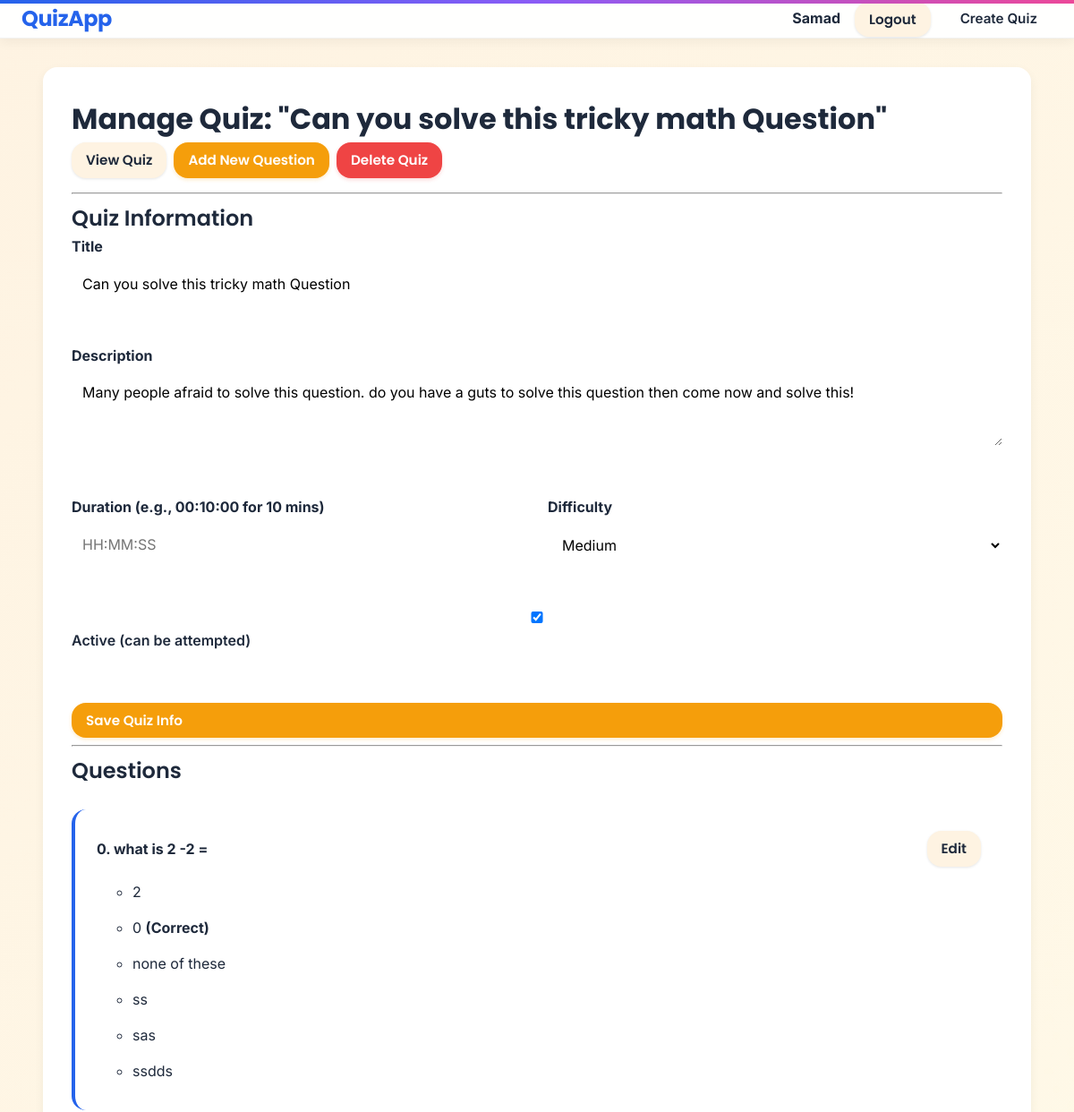
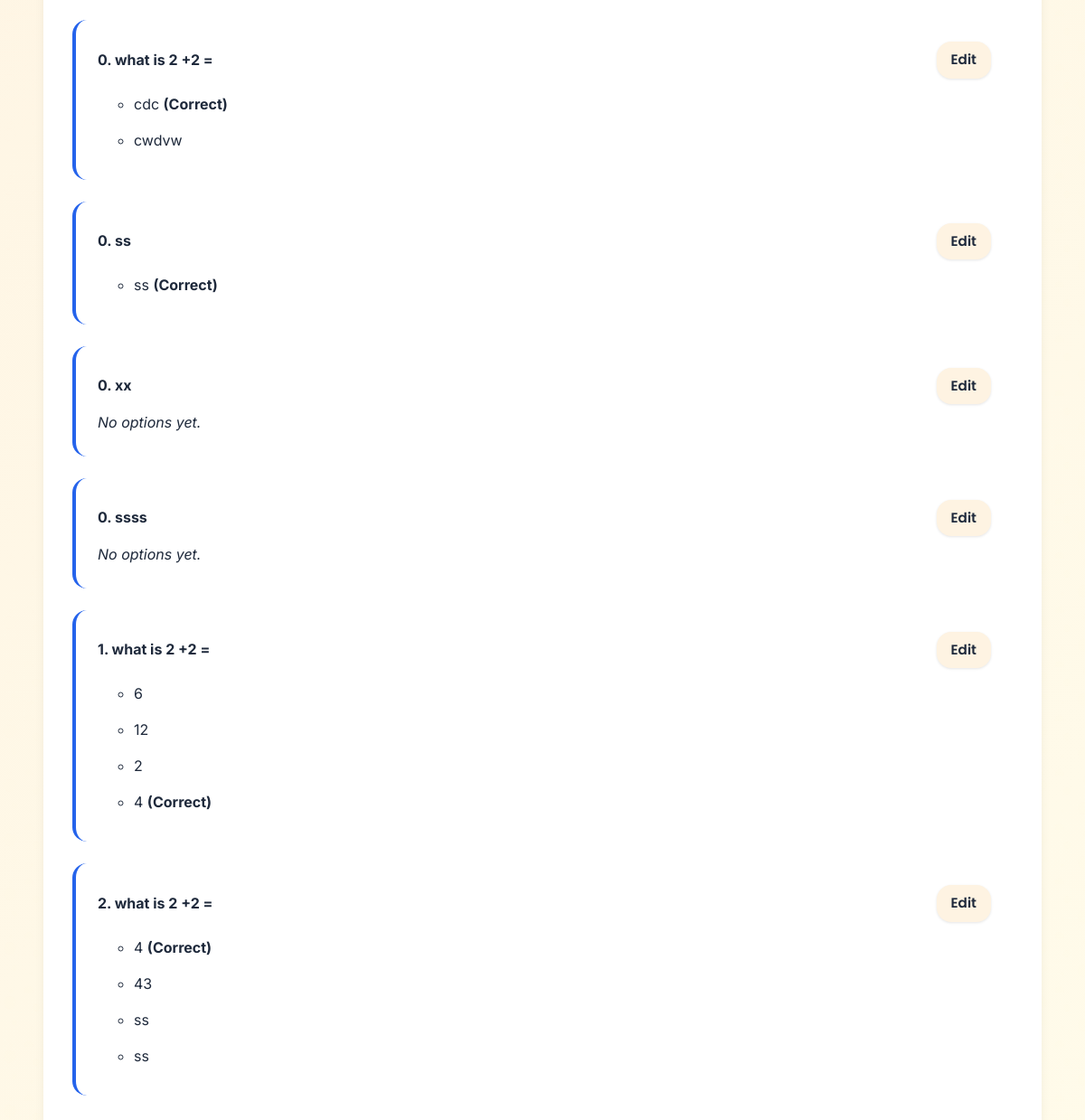
The page /quiz/2/manage/ (signed in) on the database its author committed (2 pictures, top to bottom).
### app/models.py (models this page shows, shortened)
class Quizes(models.Model):
    title = models.CharField(max_length=200)
    description = models.TextField(blank=True, null=True)
    created_by = models.ForeignKey(User, on_delete=models.SET_NULL, null=True, blank=True)
    created_at = models.DateTimeField(auto_now_add=True)
    duration = models.DurationField(default=timedelta(minutes=10))  # Quiz time limit
    difficulty = models.CharField(max_length=1, choices=DIFFICULT_CHOICES, default="M")
    is_active = models.BooleanField(default=True) #can be attempt
    available_until = models.DateTimeField(null=True, blank=True)

class Question(models.Model):
    quiz = models.ForeignKey(Quizes, on_delete=models.CASCADE, related_name="questions")
    text = models.CharField(max_length=500)  # use CharField for question text
    order = models.IntegerField(default=0)   # fixed: removed extra ".models"

class Option(models.Model):
    question = models.ForeignKey(Question, on_delete=models.CASCADE, related_name="options")
    text = models.CharField(max_length=100)
    is_correct = models.BooleanField(default=False)
    feedback = models.TextField(blank=True, null=True)

### app/views.py (the view)
# urls.py: path("quiz/<int:pk>/manage/", QuizManagementView.as_view(), name="quiz-manage"),
@method_decorator(login_required, name='dispatch')
class QuizManagementView(DetailView):
    model = Quizes
    template_name = 'app/quiz_manage.html'
    context_object_name = 'quiz'
    def get_object(self, queryset=None):
        obj = super().get_object(queryset)
        if obj.created_by != self.request.user and not self.request.user.is_superuser:
            raise PermissionDenied
        return obj
    def get_context_data(self, **kwargs):
        context = super().get_context_data(**kwargs)
        context['questions'] = self.object.questions.all().order_by('order')
        return context

### app/templates/app/quiz_manage.html (shortened to what this page needs)
{% extends 'base.html' %}
{% block content %}
<div class="container">
  <div class="quiz-manage-card">
    <h1>Manage Quiz: "{{ quiz.title }}"</h1>
    <div class="quiz-actions">
      <a href="{% url 'quiz-detail' quiz.pk %}" class="btn btn-secondary">View Quiz</a>
      <a href="{% url 'quiz-question-create' quiz.pk %}" class="btn btn-primary">Add New Question</a>
      <a href="{% url 'quiz-delete' quiz.pk %}"
        data-confirm-delete
        data-title="{{ quiz.title }}"
        class="btn btn-danger">
        Delete Quiz
      </a>
    </div>
    <hr>
    <h2>Quiz Information</h2>
    <form method="post" action="{% url 'quiz-update' quiz.pk %}" class="quiz-info-form">
      <div class="form-group">
        <label for="id_title"><strong>Title</strong></label>
        <input type="text" name="title" value="{{ quiz.title }}" id="id_title" required class="form-input">
      </div>
      <div class="form-group">
        <label for="id_description"><strong>Description</strong></label>
        <textarea name="description" id="id_description" rows="3" class="form-textarea">{{ quiz.description }}</textarea>
      </div>
      <div class="form-row">
        <div class="form-group">
          <label for="id_duration"><strong>Duration (e.g., 00:10:00 for 10 mins)</strong></label>
          <input type="text" name="duration" value="{{ quiz.duration|date:'H:i:s' }}" id="id_duration" placeholder="HH:MM:SS" class="form-input">
        </div>
        <div class="form-group">
          <label><strong>Difficulty</strong></label>
          <select name="difficulty" id="id_difficulty" class="form-select">
            <option value="M" {% if quiz.difficulty == 'M' %}selected{% endif %}>Medium</option>
          </select>
        </div>
      </div>
      <div class="form-group">
        <label>
          <input type="checkbox" name="is_active" value="true" {% if quiz.is_active %}checked{% endif %}>
          Active (can be attempted)
        </label>
      </div>
      <button type="submit" class="btn btn-primary">Save Quiz Info</button>
    </form>
    <hr>
    <h2>Questions</h2>
    {% if questions %}
      <ol class="questions-list">
      {% for q in questions %}
        <li class="question-item">
          <div class="question-header">
            <strong>{{ q.order }}. {{ q.text }}</strong>
            <a href="{% url 'question-update' q.pk %}" class="btn btn-sm btn-secondary">Edit</a>
          </div>
          {% if q.options.exists %}
            <ul class="options-list">
            {% for opt in q.options.all %}
              <li class="option-item">
                {{ opt.text }} {% if opt.is_correct %}<strong>(Correct)</strong>{% endif %}
              </li>
            {% endfor %}
            </ul>
          {% else %}
            <p class="text-muted">No options yet.</p>
          {% endif %}
        </li>
      {% endfor %}
      </ol>
    {% else %}
      <p>No questions yet.</p>
    {% endif %}
  </div>
</div>
{% endblock %}

### app/templates/base.html (shortened to what this page needs)
<!DOCTYPE html>
{% load static %}
<html lang="en">
<head>
    <link rel="stylesheet" href="{% static 'app/css/style.css' %}">
</head>
<body>
    <nav class="nav">
        <div class="container nav-inner">
            <a href="{% url 'quiz-list' %}" class="nav-brand">QuizApp</a>
            <ul class="nav-links">
                {% if user.is_authenticated %}
                    <li><span><strong>{{ user.username }}</strong></span></li>
                    <li>
                        <form method="post" action="{% url 'logout' %}" style="display:inline;">
                            <button type="submit" class="btn btn-sm btn-secondary">Logout</button>
                        </form>
                    </li>
                {% else %}
                    <li><a href="{% url 'login' %}" class="nav-link">Login</a></li>
                    <li><a href="{% url 'register' %}" class="nav-link">Register</a></li>
                {% endif %}
                {% if user.is_authenticated %}
                    <li><a href="{% url 'quiz-create' %}" class="nav-link">Create Quiz</a></li>
                {% endif %}
            </ul>
        </div>
    </nav>
    <div class="page">
        <main id="main-content" class="content">
            <div class="container">
                {% block content %}
                {% endblock %}
            </div>
        </main>
    </div>
</body>
</html>

### rows shown on the page
Quizes: title "Can you solve this tricky math Question", description "Many people afraid to solve this question. do you have a guts to solve this question then come now and solve this!", difficulty "Medium", is_active "☑"
Question: order "0", text "what is 2 -2 ="
Option: text "2"
Option: text "0", is_correct "(Correct)"
Option: text "none of these"
Option: text "ss"
Option: text "sas"
Option: text "ssdds"
Question: order "0", text "what is 2 +2 ="
Option: text "cdc", is_correct "(Correct)"
Option: text "cwdvw"
Question: order "0", text "ss"
Option: text "ss", is_correct "(Correct)"
Question: order "0", text "xx", shows "No options yet."
Question: order "0", text "ssss", shows "No options yet."
Question: order "1", text "what is 2 +2 ="
Option: text "6"
Option: text "12"
Option: text "2"
Option: text "4", is_correct "(Correct)"
Question: order "2", text "what is 2 +2 ="
Option: text "4", is_correct "(Correct)"
Option: text "43"
Option: text "ss"
Option: text "ss"

### other values the page prints
{{ user.username }} "Samad"
